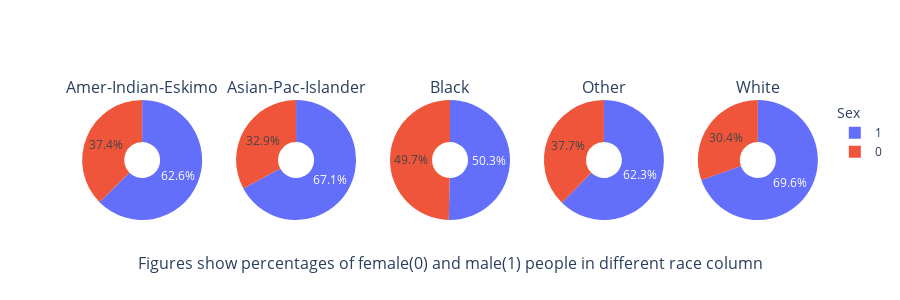

Notebook source saved alongside this figure:
### Markdown cell above
### For all the race categories

### Code cell
fig = make_subplots(
    rows=1, cols=5,
    specs=[[{"type": "domain"},{"type": "domain"},{"type": "domain"},{"type": "domain"},{"type": "domain"}]],
    subplot_titles=list(race_sex_count['race'].unique()),
    x_title="Figures show percentages of female(0) and male(1) people in different race column"
)

for i,race in enumerate(list(race_sex_count['race'].unique())):
    df = race_sex_count[race_sex_count['race'] == race]
    fig.add_trace(go.Pie(values=df['workclass'],hole=0.3),
              row=1, col=i+1)
fig.update_layout(height=300, legend_title_text = "Sex")
fig.show()

### Figure 1 — Plotly figure (JSON) as saved in the notebook; plotly's stock layout.template omitted (floating-point values rounded to 4 significant figures)
{"data": [{"domain": {"x": [0, 0.168], "y": [0, 1]}, "hole": 0.3, "type": "pie", "values": [107, 179]}, {"domain": {"x": [0.208, 0.376], "y": [0, 1]}, "hole": 0.3, "type": "pie", "values": [294, 600]}, {"domain": {"x": [0.416, 0.584], "y": [0, 1]}, "hole": 0.3, "type": "pie", "values": [1399, 1417]}, {"domain": {"x": [0.624, 0.792], "y": [0, 1]}, "hole": 0.3, "type": "pie", "values": [87, 144]}, {"domain": {"x": [0.832, 1], "y": [0, 1]}, "hole": 0.3, "type": "pie", "values": [7886, 18026]}], "layout": {"annotations": [{"font": {"size": 16}, "showarrow": false, "text": "Amer-Indian-Eskimo", "x": 0.084, "xanchor": "center", "xref": "paper", "y": 1, "yanchor": "bottom", "yref": "paper"}, {"font": {"size": 16}, "showarrow": false, "text": "Asian-Pac-Islander", "x": 0.292, "xanchor": "center", "xref": "paper", "y": 1, "yanchor": "bottom", "yref": "paper"}, {"font": {"size": 16}, "showarrow": false, "text": "Black", "x": 0.5, "xanchor": "center", "xref": "paper", "y": 1, "yanchor": "bottom", "yref": "paper"}, {"font": {"size": 16}, "showarrow": false, "text": "Other", "x": 0.708, "xanchor": "center", "xref": "paper", "y": 1, "yanchor": "bottom", "yref": "paper"}, {"font": {"size": 16}, "showarrow": false, "text": "White", "x": 0.916, "xanchor": "center", "xref": "paper", "y": 1, "yanchor": "bottom", "yref": "paper"}, {"font": {"size": 16}, "showarrow": false, "text": "Figures show percentages of female(0) and male(1) people in different race column", "x": 0.5, "xanchor": "center", "xref": "paper", "y": 0, "yanchor": "top", "yref": "paper", "yshift": -30}], "height": 300, "legend": {"title": {"text": "Sex"}}}}
